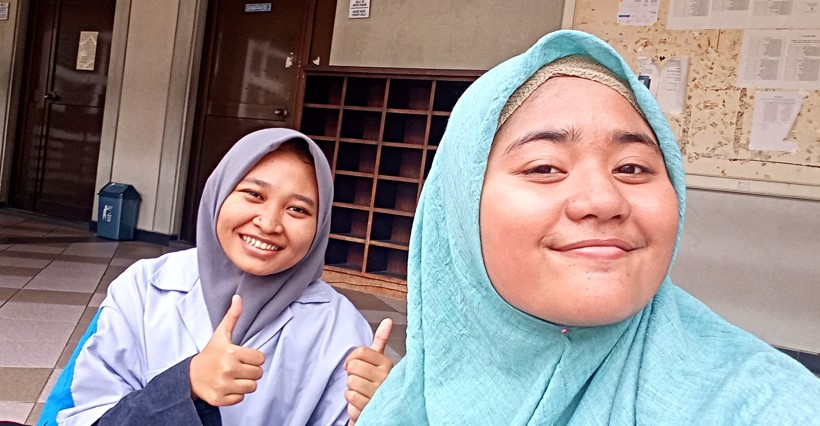
#> input picture Tugas 3 - Image Segmentation/1223800005 - SilfianaNH_Tugas3 Full Source Code/best.jpg, 820 x 426 px
$ python normalizedcut.py
#> lines starting #> are read from the running program, lines starting #| are printed output that depends on the picture
import numpy as np
from skimage import io
from sklearn.cluster import KMeans
from matplotlib import pyplot as plt

# Membaca citra
image = io.imread("best.jpg")
#> image is the input picture: shape (426, 820, 3); mean R, G, B 152.7, 141.7, 141.7
height, width, _ = image.shape
#> height = 426; width = 820
image_2d = image.reshape(-1, 3)
num_segments = 4
kmeans = KMeans(n_clusters=num_segments, random_state=0).fit(image_2d)
labels = kmeans.labels_
segmented_image = labels.reshape(height, width)
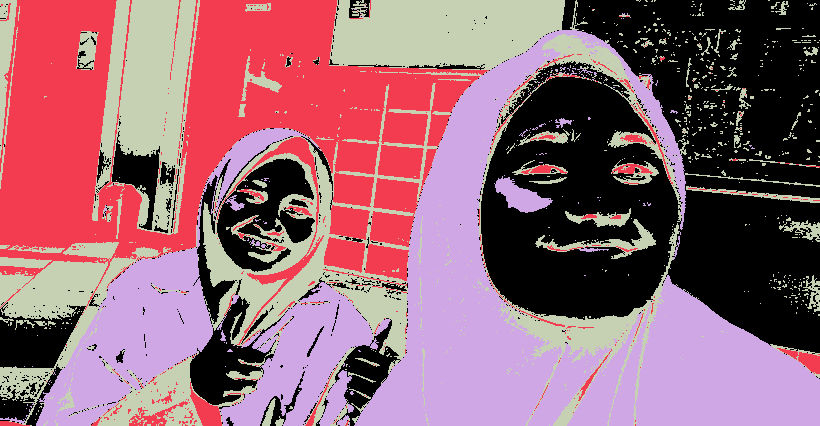
#> segmented_image: shape (426, 820) int32; 4 distinct labels, from 0 to 3; one colour per label, 0 black
plt.figure(figsize=(10, 5))
plt.subplot(121)
plt.imshow(image)
plt.axis('off')
plt.title('Gambar Citra Asli')

plt.subplot(122)
plt.imshow(segmented_image, cmap='nipy_spectral')
plt.axis('off')
plt.title('Hasil Segmentasi Normalized Cut')

plt.show()
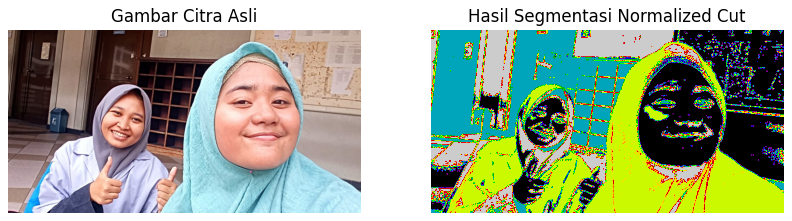
#> figure drawn by matplotlib, 2 panels

$ run again, with Tugas 3 - Image Segmentation/1223800005 - SilfianaNH_Tugas3 Full Source Code/cluster_0.jpg copied over Tugas 3 - Image Segmentation/1223800005 - SilfianaNH_Tugas3 Full Source Code/best.jpg
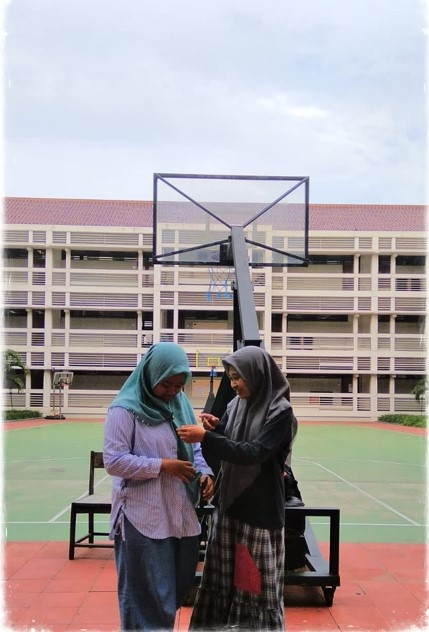
#> input picture Tugas 3 - Image Segmentation/1223800005 - SilfianaNH_Tugas3 Full Source Code/cluster_0.jpg, 429 x 632 px
#> image is the input picture: shape (632, 429, 3); mean R, G, B 164.5, 156.8, 158.5
#> `segmented_image = labels.reshape(height, width)`:
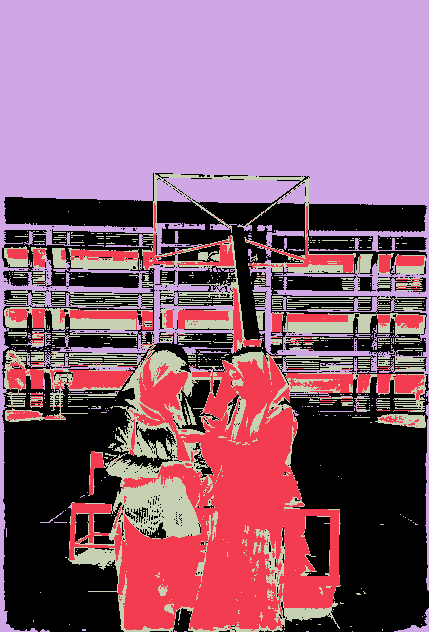
#> segmented_image: shape (632, 429) int32; 4 distinct labels, from 0 to 3; one colour per label, 0 black
#> `plt.show()`:
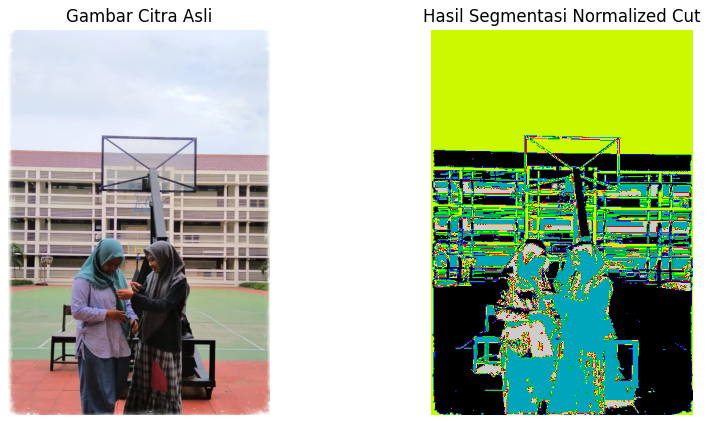
#> figure drawn by matplotlib, 2 panels

$ run again, with Tugas 3 - Image Segmentation/1223800005 - SilfianaNH_Tugas3 Full Source Code/download.jpg copied over Tugas 3 - Image Segmentation/1223800005 - SilfianaNH_Tugas3 Full Source Code/best.jpg
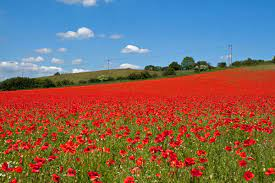
#> input picture Tugas 3 - Image Segmentation/1223800005 - SilfianaNH_Tugas3 Full Source Code/download.jpg, 275 x 183 px
#> image is the input picture: shape (183, 275, 3); mean R, G, B 127.2, 105, 99.1
#> `segmented_image = labels.reshape(height, width)`:
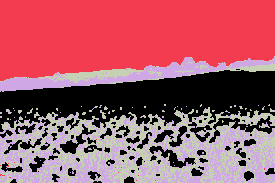
#> segmented_image: shape (183, 275) int32; 4 distinct labels, from 0 to 3; one colour per label, 0 black
#> `plt.show()`:
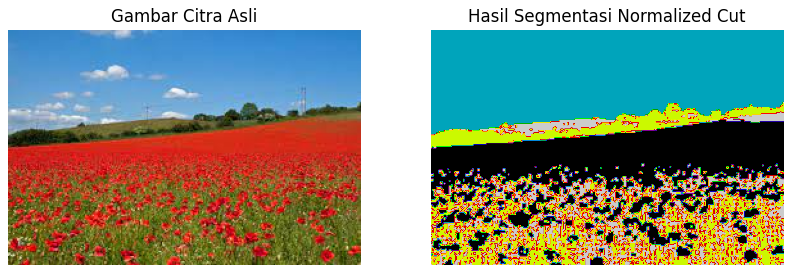
#> figure drawn by matplotlib, 2 panels
